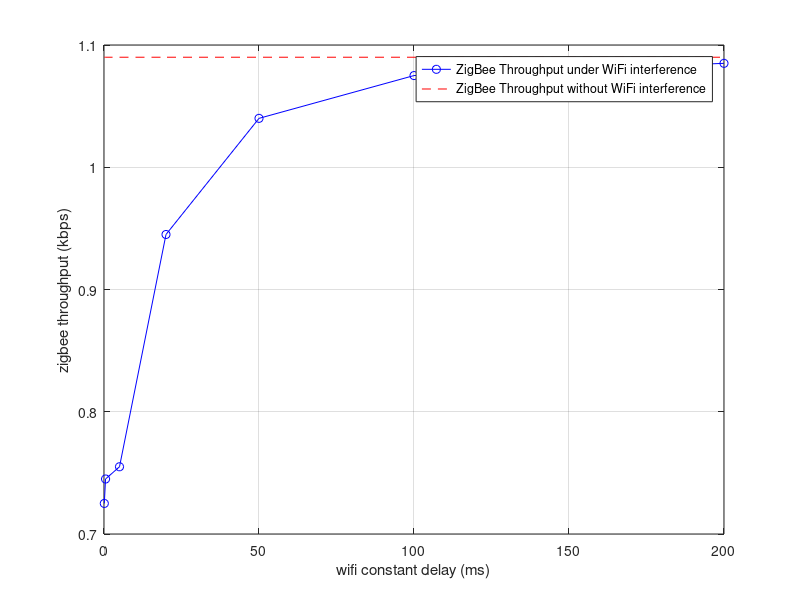

This figure's MATLAB source:
% ======================================================================= %
% This script is stand alone, there is no need related experiment data
% folder or the mat file. All the experiment data are typed in the matrix
% in the program
% ======================================================================= %

close all

wifi_delay = [0.1, 0.5, 5, 20, 50, 100, 200]';

zigbee_throughput_no_interference = 1.09 .* ones(7,1); % kbps
zigbee_throughput_interference = [0.725, 0.745, 0.755, 0.945, ...
    1.04, 1.075, 1.085]; % kbps

% visualize the data
plot(wifi_delay, zigbee_throughput_interference, 'bo-', ...
    wifi_delay, zigbee_throughput_no_interference, 'r--')
xlabel('wifi constant delay (ms)')
ylabel('zigbee throughput (kbps)')
legend('ZigBee Throughput under WiFi interference', ...
    'ZigBee Throughput without WiFi interference')

grid on